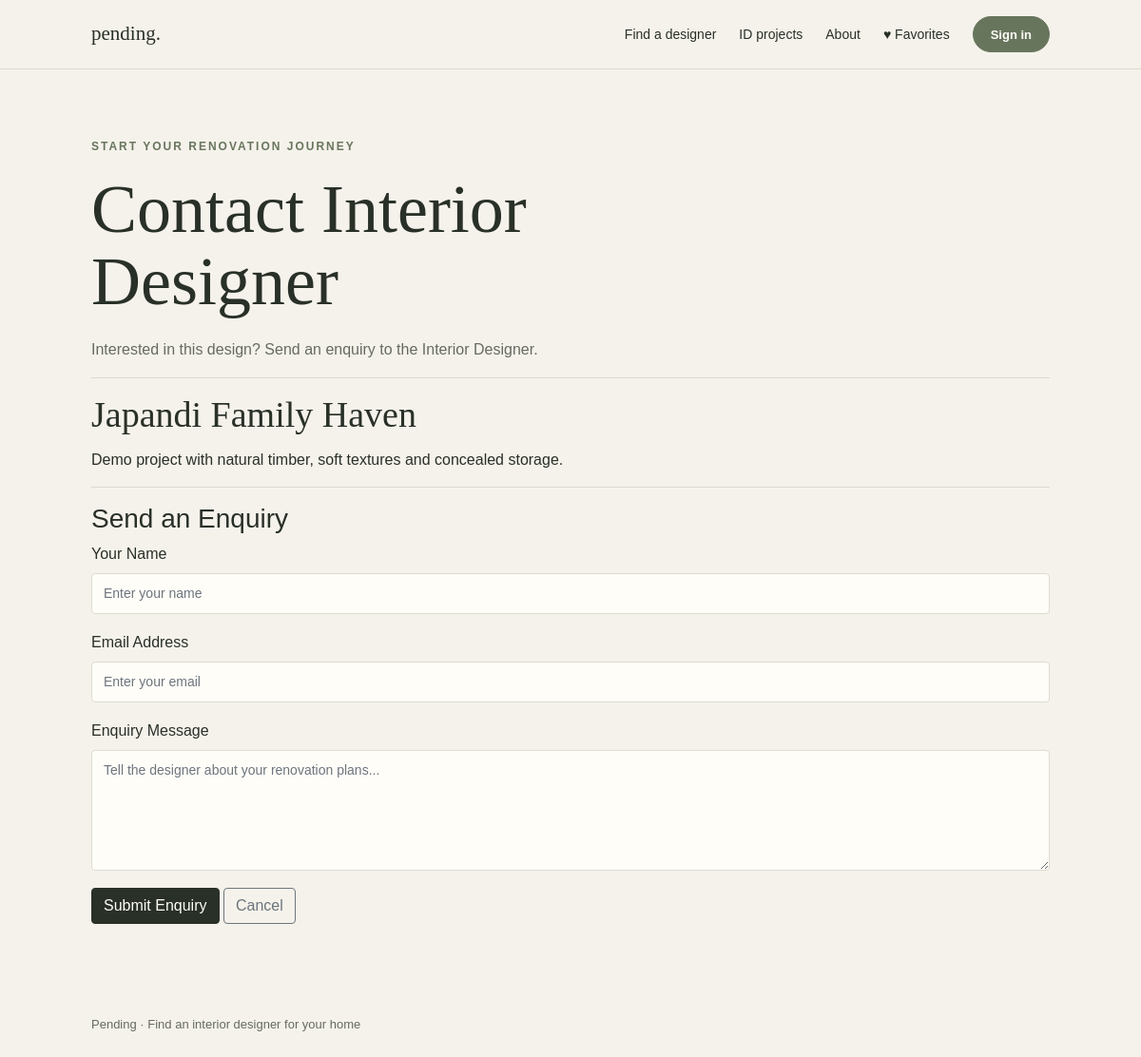
Screenshot of /customer/contact/11 with the database file from the repository.
### tables this page shows
CREATE TABLE interior_design_project (
            id INTEGER PRIMARY KEY AUTOINCREMENT,
            title TEXT NOT NULL,
            description TEXT DEFAULT '',
            is_featured INTEGER DEFAULT 0,
            is_visible INTEGER DEFAULT 1,
            category TEXT DEFAULT '',
            style TEXT DEFAULT '',
            property_type TEXT DEFAULT ''
        , room_count TEXT NOT NULL DEFAULT '', apartment_type TEXT NOT NULL DEFAULT '', created_at TEXT NOT NULL DEFAULT '', updated_at TEXT NOT NULL DEFAULT '', account_key TEXT NOT NULL DEFAULT '', viewership_count INTEGER NOT NULL DEFAULT 0, shortlist_count INTEGER NOT NULL DEFAULT 0);

### app.py (the view, shortened to what this page needs)
@app.route('/customer/contact/<int:project_id>', methods=['GET', 'POST'])
def customer_contact(project_id):
    project = _project_svc.get(project_id)
    if not project or not project['is_visible']:
        return render_template('sites/404.html'), 404
    error = None
    form = {'name': '', 'email': '', 'message': ''}
    return render_template('sites/customer_contact.html', project=project, error=error,
                           form=form, submitted=request.args.get('sent') == '1')

### database.py (called while the page is built)
def get_db():
    connection = sqlite3.connect(DB_PATH, factory=_DemoConnection)
    connection.row_factory = sqlite3.Row
    connection.execute('PRAGMA foreign_keys = ON')
    return connection

def get_project(project_id):
    with get_db() as conn:
        row = conn.execute('SELECT * FROM interior_design_project WHERE id=?',(project_id,)).fetchone()
        return dict(row) if row else None

    def __exit__(self, exc_type, exc_value, traceback):
        try:
            return super().__exit__(exc_type, exc_value, traceback)
        finally:
            self.close()

    def get(self, project_id):
        return get_project(project_id)

### templates/sites/customer_contact.html (shortened to what this page needs)
{% extends "master.html" %}
{% block content %}
<section class="section" id="customer-contact">
    <p class="eyebrow">START YOUR RENOVATION JOURNEY</p>
    <h1>Contact Interior Designer</h1>
    <p class="section-intro">
        Interested in this design? Send an enquiry to
        the Interior Designer.
    </p>
    <hr>
    <h2>{{ project['title'] }}</h2>
    <p>{{ project['description'] }}</p>
    <hr>
    {% if submitted %}
        <div class="alert alert-success">
            Your enquiry has been submitted successfully!
            The Interior Designer can follow up with you.
        </div>
        <a href="{{ url_for('idp_view', project_id=project['id']) }}"
           class="btn btn-dark">
            Back to Project
        </a>
    {% else %}
        <h3>Send an Enquiry</h3>
        <form method="POST"
              action="{{ url_for('customer_contact', project_id=project['id']) }}">
            <div class="form-group">
                <label for="name">Your Name</label>
                <input type="text"
                       id="name"
                       name="name"
                       class="form-control"
                       placeholder="Enter your name"
                       value="{{ form.get('name', '') }}"
                       maxlength="100"
                       required>
            </div>
            <div class="form-group">
                <label for="email">Email Address</label>
                <input type="email"
                       id="email"
                       name="email"
                       class="form-control"
                       placeholder="Enter your email"
                       value="{{ form.get('email', '') }}"
                       maxlength="254"
                       required>
            </div>
            <div class="form-group">
                <label for="message">Enquiry Message</label>
                <textarea id="message"
                          name="message"
                          class="form-control"
                          rows="5"
                          maxlength="2000"
                          placeholder="Tell the designer about your renovation plans..."
                          required>{{ form.get('message', '') }}</textarea>
            </div>
            <button type="submit" class="btn btn-dark">
                Submit Enquiry
            </button>
            <a href="{{ url_for('idp_view', project_id=project['id']) }}"
               class="btn btn-outline-secondary">
                Cancel
            </a>
        </form>
    {% endif %}
</section>
{% endblock %}

### static/style.css (style rules this page uses)
* { box-sizing: border-box; }
body { margin: 0; background: #f5f2eb; color: #293028; font-family: Arial, sans-serif; }
a { color: inherit; text-decoration: none; }
.eyebrow { color: #68755d; font-size: 12px; font-weight: bold; letter-spacing: 2px; text-transform: uppercase; }
h1, h2 { font-family: Georgia, serif; font-weight: normal; }
h1 { max-width: 700px; margin: 20px 0; font-size: clamp(42px, 7vw, 72px); line-height: 1.05; }
.intro, .section-intro { max-width: 540px; color: #666b61; line-height: 1.7; }
.section { padding: 72px 8%; }
.section h2 { margin: 12px 0; font-size: 38px; }
.btn-dark { background: #293028; color: #fffdf8; border-color: #293028; }
.form-group { margin-bottom: 18px; }
.form-control { width: 100%; padding: 10px 12px; border: 1px solid #dedbd2; background: #fffdf8; font: inherit; font-size: 14px; }
textarea.form-control { resize: vertical; }
:root { --pending-ink: #293028; --pending-sage: #68755d; --pending-muted: #666b61; --pending-paper: #fffdf8; --pending-line: #dedbd2; --pending-sand: #e9e7dd; }

### rows the page displays
interior_design_project: title "Japandi Family Haven", description "Demo project with natural timber, soft textures and concealed storage."
